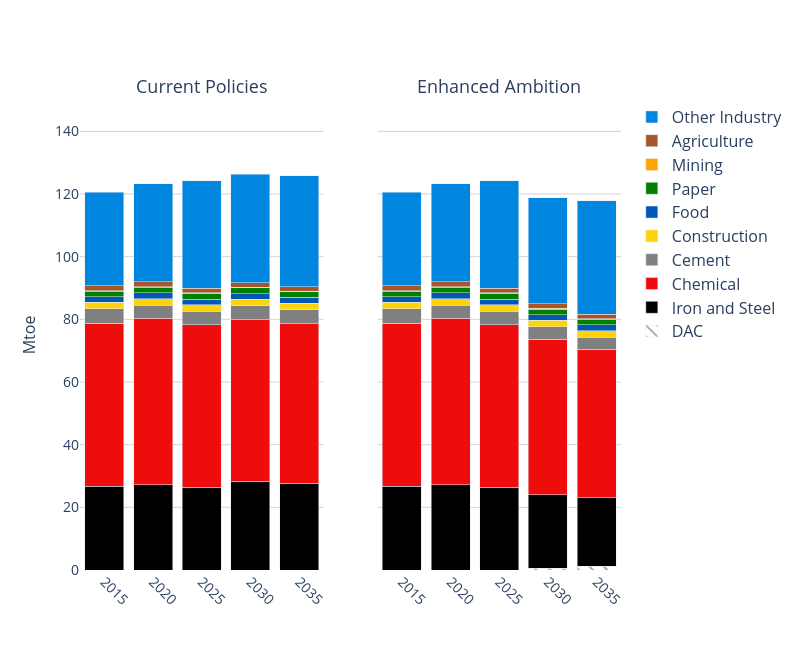

The notebook cell saved with this chart:
### Code cell
# ------------------------------
# C) Industry energy by sector
# ------------------------------
dfC, _ = run_query(conn, q_idx)  # reuse q_idx=100
dfC["ind"] = cat_sector(dfC["sector"])
dfC = dfC[dfC["Year"] >= 2015].copy()
dfC["value"] *= EJ_TO_MTOE
two_panel_stack(
    dfC, category="ind", years=YEARS_2015_2050,
    out_png="./fig/industry_energy_sector.png", y_max=150,
    colors=SECTOR_COLORS, patterns=SECTOR_PATTERNS
)

### Figure 1 — Plotly figure (JSON) as saved in the notebook; plotly's stock layout.template omitted (floating-point values rounded to 4 significant figures)
{"data": [{"marker": {"color": "#FFFFFF", "pattern": {"shape": "\\"}}, "name": "DAC", "showlegend": true, "type": "bar", "x": [2025, 2030, 2035], "xaxis": "x", "y": [2.163e-07, 1.787e-06, 7.166e-06], "yaxis": "y"}, {"marker": {"color": "#000000"}, "name": "Iron and Steel", "showlegend": true, "type": "bar", "x": [2015, 2020, 2025, 2030, 2035], "xaxis": "x", "y": [26.68, 27.16, 26.35, 28.36, 27.68], "yaxis": "y"}, {"marker": {"color": "#EF0C0C"}, "name": "Chemical", "showlegend": true, "type": "bar", "x": [2015, 2020, 2025, 2030, 2035], "xaxis": "x", "y": [52.02, 53.22, 52.0, 51.48, 50.97], "yaxis": "y"}, {"marker": {"color": "grey"}, "name": "Cement", "showlegend": true, "type": "bar", "x": [2015, 2020, 2025, 2030, 2035], "xaxis": "x", "y": [4.663, 4.144, 4.174, 4.451, 4.453], "yaxis": "y"}, {"marker": {"color": "#FED30B"}, "name": "Construction", "showlegend": true, "type": "bar", "x": [2015, 2020, 2025, 2030, 2035], "xaxis": "x", "y": [2.037, 2.089, 2.079, 2.073, 2.066], "yaxis": "y"}, {"marker": {"color": "#0057B5"}, "name": "Food", "showlegend": true, "type": "bar", "x": [2015, 2020, 2025, 2030, 2035], "xaxis": "x", "y": [1.768, 1.835, 1.847, 1.857, 1.862], "yaxis": "y"}, {"marker": {"color": "green"}, "name": "Paper", "showlegend": true, "type": "bar", "x": [2015, 2020, 2025, 2030, 2035], "xaxis": "x", "y": [1.795, 1.822, 1.787, 1.786, 1.762], "yaxis": "y"}, {"marker": {"color": "orange"}, "name": "Mining", "showlegend": true, "type": "bar", "x": [2015, 2020, 2025, 2030, 2035], "xaxis": "x", "y": [0.204, 0.2061, 0.1982, 0.1976, 0.1927], "yaxis": "y"}, {"marker": {"color": "rgb(166,86,40)"}, "name": "Agriculture", "showlegend": true, "type": "bar", "x": [2015, 2020, 2025, 2030, 2035], "xaxis": "x", "y": [1.529, 1.543, 1.483, 1.479, 1.439], "yaxis": "y"}, {"marker": {"color": "#0186E0"}, "name": "Other Industry", "showlegend": true, "type": "bar", "x": [2015, 2020, 2025, 2030, 2035], "xaxis": "x", "y": [29.79, 31.18, 34.24, 34.6, 35.4], "yaxis": "y"}, {"marker": {"color": "#FFFFFF", "pattern": {"shape": "\\"}}, "name": "DAC", "showlegend": false, "type": "bar", "x": [2025, 2030, 2035], "xaxis": "x2", "y": [2.163e-07, 0.5984, 1.153], "yaxis": "y2"}, {"marker": {"color": "#000000"}, "name": "Iron and Steel", "showlegend": false, "type": "bar", "x": [2015, 2020, 2025, 2030, 2035], "xaxis": "x2", "y": [26.68, 27.16, 26.35, 23.36, 21.85], "yaxis": "y2"}, {"marker": {"color": "#EF0C0C"}, "name": "Chemical", "showlegend": false, "type": "bar", "x": [2015, 2020, 2025, 2030, 2035], "xaxis": "x2", "y": [52.02, 53.22, 52.0, 49.66, 47.39], "yaxis": "y2"}, {"marker": {"color": "grey"}, "name": "Cement", "showlegend": false, "type": "bar", "x": [2015, 2020, 2025, 2030, 2035], "xaxis": "x2", "y": [4.663, 4.144, 4.174, 3.985, 3.953], "yaxis": "y2"}, {"marker": {"color": "#FED30B"}, "name": "Construction", "showlegend": false, "type": "bar", "x": [2015, 2020, 2025, 2030, 2035], "xaxis": "x2", "y": [2.037, 2.089, 2.079, 2.065, 2.055], "yaxis": "y2"}, {"marker": {"color": "#0057B5"}, "name": "Food", "showlegend": false, "type": "bar", "x": [2015, 2020, 2025, 2030, 2035], "xaxis": "x2", "y": [1.768, 1.835, 1.847, 1.858, 1.876], "yaxis": "y2"}, {"marker": {"color": "green"}, "name": "Paper", "showlegend": false, "type": "bar", "x": [2015, 2020, 2025, 2030, 2035], "xaxis": "x2", "y": [1.795, 1.822, 1.787, 1.766, 1.746], "yaxis": "y2"}, {"marker": {"color": "orange"}, "name": "Mining", "showlegend": false, "type": "bar", "x": [2015, 2020, 2025, 2030, 2035], "xaxis": "x2", "y": [0.204, 0.2061, 0.1982, 0.1927, 0.1857], "yaxis": "y2"}, {"marker": {"color": "rgb(166,86,40)"}, "name": "Agriculture", "showlegend": false, "type": "bar", "x": [2015, 2020, 2025, 2030, 2035], "xaxis": "x2", "y": [1.529, 1.543, 1.483, 1.439, 1.385], "yaxis": "y2"}, {"marker": {"color": "#0186E0"}, "name": "Other Industry", "showlegend": false, "type": "bar", "x": [2015, 2020, 2025, 2030, 2035], "xaxis": "x2", "y": [29.79, 31.18, 34.24, 33.88, 36.23], "yaxis": "y2"}], "layout": {"annotations": [{"font": {"size": 18}, "showarrow": false, "text": "Current Policies", "x": 0.225, "xanchor": "center", "xref": "paper", "y": 1, "yanchor": "bottom", "yref": "paper"}, {"font": {"size": 18}, "showarrow": false, "text": "Enhanced Ambition", "x": 0.775, "xanchor": "center", "xref": "paper", "y": 1, "yanchor": "bottom", "yref": "paper"}], "barmode": "stack", "height": 650, "legend": {"font": {"size": 16}, "traceorder": "reversed", "x": 1.02, "y": 1}, "plot_bgcolor": "rgba(0,0,0,0)", "title": {"font": {"size": 24}, "x": 0.5}, "width": 800, "xaxis": {"anchor": "y", "domain": [0, 0.45], "tickangle": 45, "tickfont": {"size": 14}, "ticktext": ["2015", "2020", "2025", "2030", "2035", "2040", "2045", "2050"], "tickvals": [2015, 2020, 2025, 2030, 2035, 2040, 2045, 2050], "title": {"font": {"size": 16}}}, "xaxis2": {"anchor": "y2", "domain": [0.55, 1], "tickangle": 45, "tickfont": {"size": 14}, "ticktext": ["2015", "2020", "2025", "2030", "2035", "2040", "2045", "2050"], "tickvals": [2015, 2020, 2025, 2030, 2035, 2040, 2045, 2050], "title": {"font": {"size": 16}}}, "yaxis": {"anchor": "x", "domain": [0, 1], "gridcolor": "lightgray", "range": [0, 150], "showgrid": true, "tickfont": {"size": 14}, "title": {"font": {"size": 16}, "text": "Mtoe"}}, "yaxis2": {"anchor": "x2", "domain": [0, 1], "gridcolor": "lightgray", "matches": "y", "range": [0, 150], "showgrid": true, "showticklabels": false, "tickfont": {"size": 14}}}}
